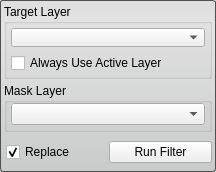
<?xml version="1.0" encoding="UTF-8"?>
<ui version="4.0">
 <class>AndFilterInterface</class>
 <widget class="QWidget" name="AndFilterInterface">
  <property name="geometry">
   <rect>
    <x>0</x>
    <y>0</y>
    <width>216</width>
    <height>172</height>
   </rect>
  </property>
  <property name="sizePolicy">
   <sizepolicy hsizetype="Preferred" vsizetype="Preferred">
    <horstretch>0</horstretch>
    <verstretch>0</verstretch>
   </sizepolicy>
  </property>
  <property name="minimumSize">
   <size>
    <width>213</width>
    <height>139</height>
   </size>
  </property>
  <property name="baseSize">
   <size>
    <width>213</width>
    <height>139</height>
   </size>
  </property>
  <property name="windowTitle">
   <string> AndFilter</string>
  </property>
  <property name="styleSheet">
   <string notr="true">QWidget#AndFilterInterface{
	border-radius: 3px;
	border: 1px solid rgb(80, 80,80);
	background-color: qlineargradient(spread:pad, x1:0.5, y1:0, x2:0.5, y2:0.960227, stop:0 rgba(221, 221, 221, 255), stop:0.155779 rgba(228, 228, 228, 255), stop:1 rgba(202, 204, 204, 255));      
}</string>
  </property>
  <layout class="QVBoxLayout" name="verticalLayout_2">
   <property name="spacing">
    <number>4</number>
   </property>
   <property name="margin">
    <number>4</number>
   </property>
   <item>
    <widget class="QGroupBox" name="target_groupbox_">
     <property name="title">
      <string>Target Layer</string>
     </property>
     <property name="alignment">
      <set>Qt::AlignLeading|Qt::AlignLeft|Qt::AlignTop</set>
     </property>
     <property name="checkable">
      <bool>false</bool>
     </property>
     <layout class="QVBoxLayout" name="verticalLayout_4">
      <property name="margin">
       <number>4</number>
      </property>
      <item>
       <widget class="QtUtils::QtDropableComboBox" name="target_layer_">
        <property name="sizePolicy">
         <sizepolicy hsizetype="Ignored" vsizetype="Fixed">
          <horstretch>0</horstretch>
          <verstretch>0</verstretch>
         </sizepolicy>
        </property>
       </widget>
      </item>
      <item>
       <widget class="QWidget" name="widget_2" native="true">
        <property name="minimumSize">
         <size>
          <width>0</width>
          <height>20</height>
         </size>
        </property>
        <layout class="QHBoxLayout" name="horizontalLayout_3">
         <property name="spacing">
          <number>0</number>
         </property>
         <property name="margin">
          <number>0</number>
         </property>
         <item>
          <widget class="QCheckBox" name="use_active_layer_">
           <property name="text">
            <string>Always Use Active Layer</string>
           </property>
          </widget>
         </item>
        </layout>
       </widget>
      </item>
     </layout>
    </widget>
   </item>
   <item>
    <widget class="QGroupBox" name="connected_to_mask_groupbox_">
     <property name="title">
      <string>Mask Layer</string>
     </property>
     <property name="alignment">
      <set>Qt::AlignLeading|Qt::AlignLeft|Qt::AlignTop</set>
     </property>
     <layout class="QVBoxLayout" name="verticalLayout_5">
      <property name="leftMargin">
       <number>4</number>
      </property>
      <property name="topMargin">
       <number>0</number>
      </property>
      <property name="rightMargin">
       <number>4</number>
      </property>
      <property name="bottomMargin">
       <number>4</number>
      </property>
      <item>
       <widget class="QtUtils::QtDropableComboBox" name="mask_layer_">
        <property name="sizePolicy">
         <sizepolicy hsizetype="Ignored" vsizetype="Fixed">
          <horstretch>0</horstretch>
          <verstretch>0</verstretch>
         </sizepolicy>
        </property>
       </widget>
      </item>
     </layout>
    </widget>
   </item>
   <item>
    <widget class="QWidget" name="replaceRunWidget" native="true">
     <property name="minimumSize">
      <size>
       <width>0</width>
       <height>32</height>
      </size>
     </property>
     <property name="maximumSize">
      <size>
       <width>16777215</width>
       <height>32</height>
      </size>
     </property>
     <layout class="QHBoxLayout" name="horizontalLayout" stretch="1,1">
      <property name="spacing">
       <number>0</number>
      </property>
      <property name="leftMargin">
       <number>2</number>
      </property>
      <property name="topMargin">
       <number>0</number>
      </property>
      <property name="rightMargin">
       <number>0</number>
      </property>
      <property name="bottomMargin">
       <number>0</number>
      </property>
      <item>
       <widget class="QCheckBox" name="replaceCheckBox">
        <property name="text">
         <string>Replace</string>
        </property>
        <property name="checked">
         <bool>true</bool>
        </property>
       </widget>
      </item>
      <item>
       <widget class="QPushButton" name="runFilterButton">
        <property name="text">
         <string>Run Filter</string>
        </property>
       </widget>
      </item>
     </layout>
    </widget>
   </item>
  </layout>
 </widget>
 <customwidgets>
  <customwidget>
   <class>QtUtils::QtDropableComboBox</class>
   <extends>QComboBox</extends>
   <header location="global">QtUtils/Widgets/QtDropableComboBox.h</header>
  </customwidget>
 </customwidgets>
 <resources/>
 <connections/>
</ui>
